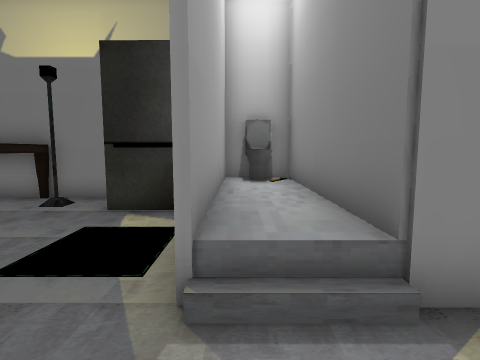
view 1 (above)

21 first-person views from a walk through a 3-D level made in the Unity game engine. The camera is 1.4 m above the floor, tilts 6° down and sees 80° across. The floor is counted in squares, 1 m on a side. Each view is taken from the middle of a square. On the plan, view 1 faces up. The plan holds only what a view shows up to about 14 squares ahead; the rest is blank. The player is left out.

view 2
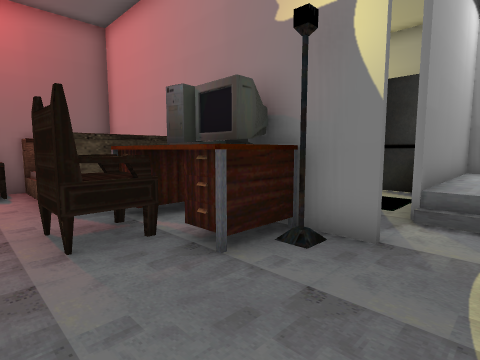

view 3
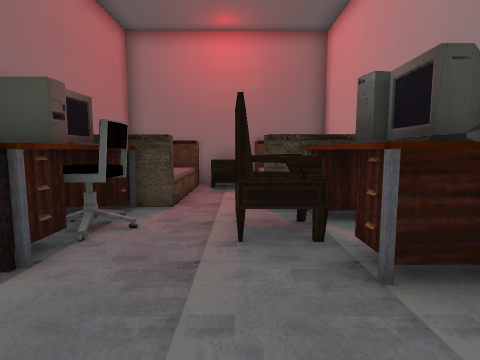

view 4
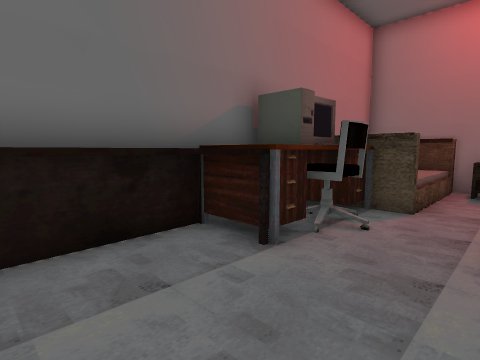

view 5
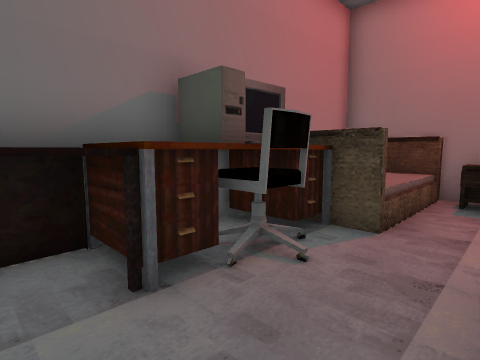

view 6
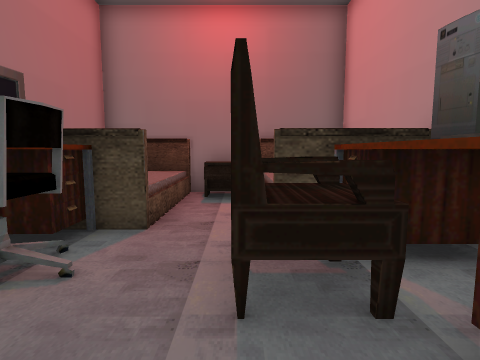

view 7
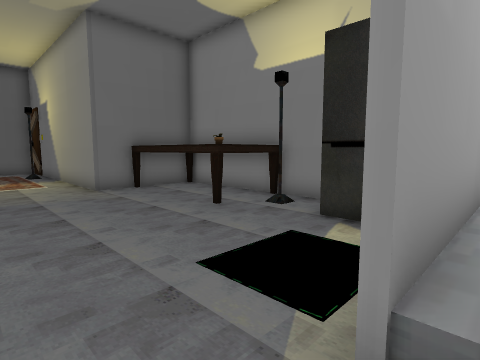

view 8
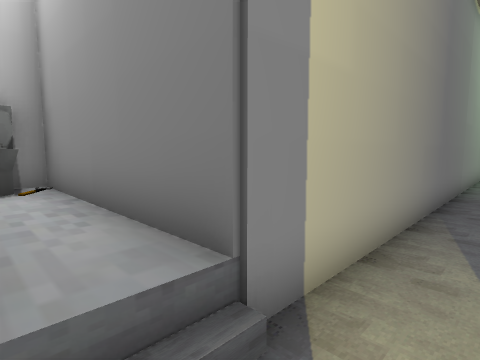

view 9
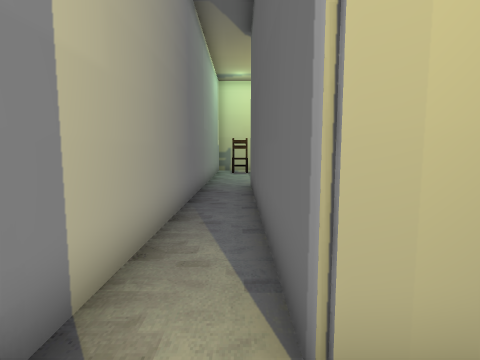

view 10
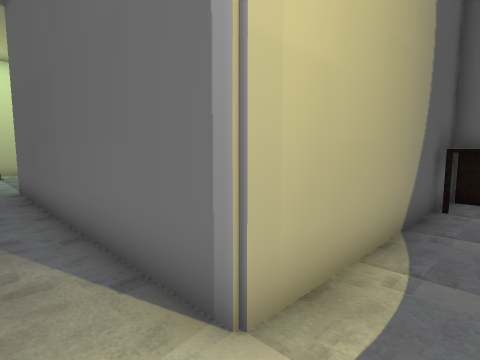

view 11
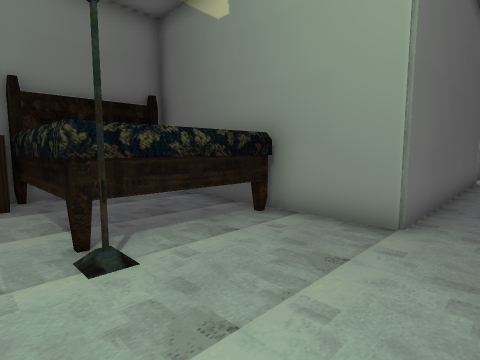

view 12
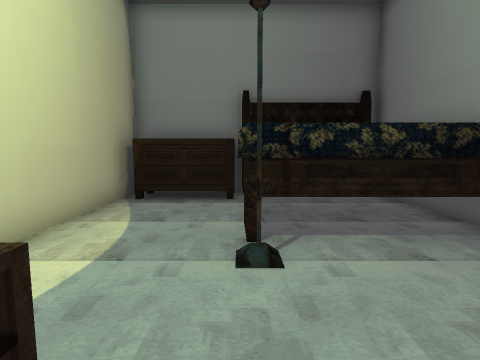

view 13
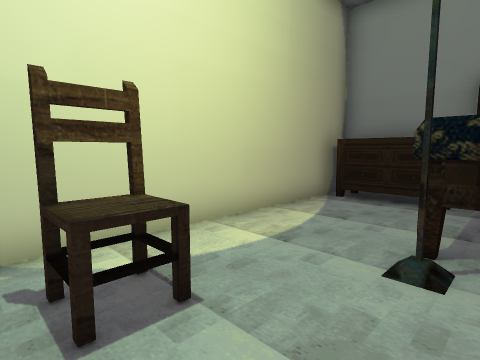

view 14
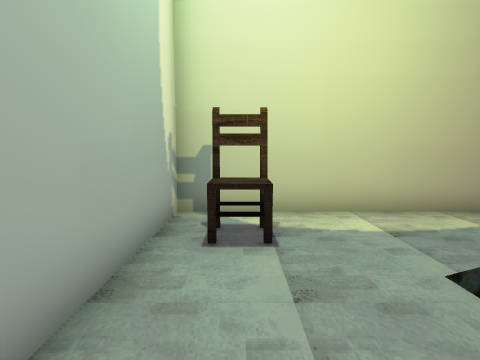

view 15
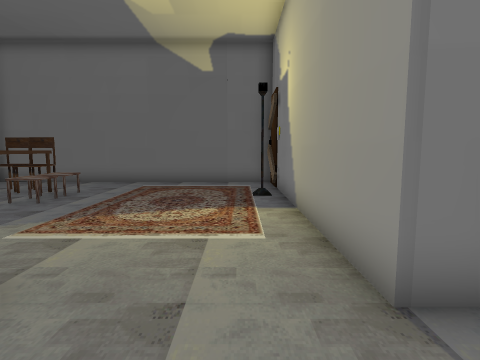

view 16
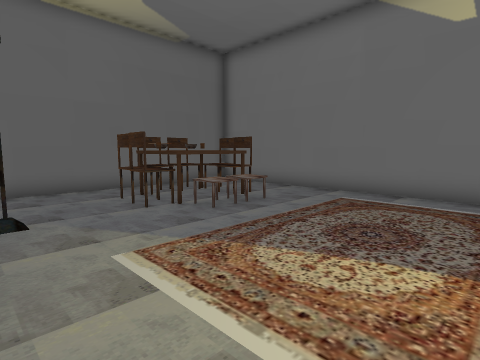

view 17
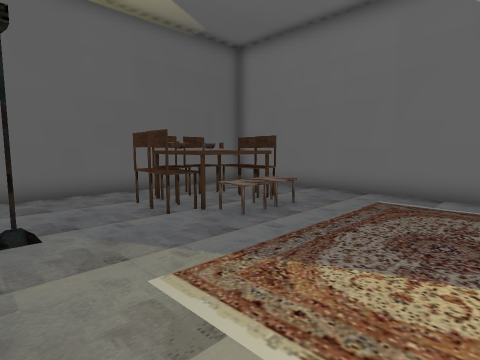

view 18
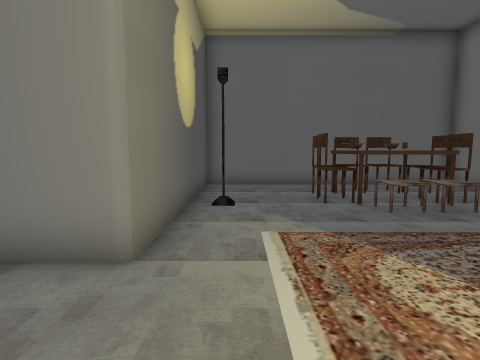

view 19
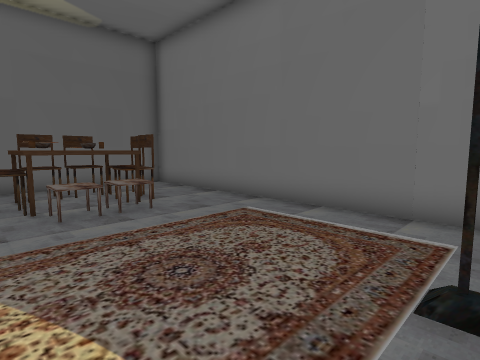

view 20
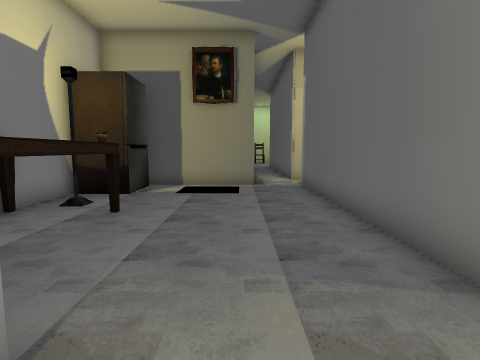

view 21
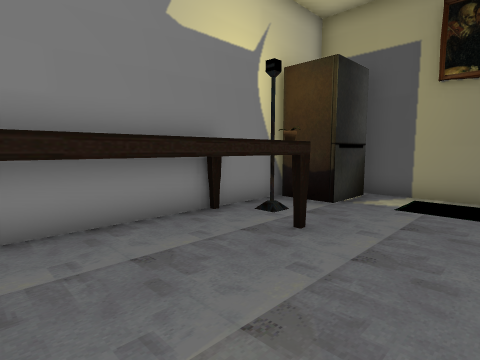

### Floor plan
Key: @ floor where view 1 was taken; # wall or solid block; . main floor; : floor 0.5 m higher than the main floor; + floor 0.75 m higher than the main floor; / step, stairs or slope; O other object.
Columns run from 21 left of view 1 to 20 right of it. Each row starts with its distance up from view 1.
  9                 ##   ##
  8           #OOOOO..O  OO
  7           #    OO.OOO::#
  6           #OOOOO....#::#
  5   #########.........#::#
  4 ###.O...............#::#
  3 #...................#::###################
  2 #....................//..................#
  1 #.........##### ... #.................OO.#
  0 #.........#++++OOOOOO@.##########........#
 -1 #.........#    OOOOO...#        #........#
 -2 #...OO....#O+  O.OO....#        #OOOOO...#
 -3 #...OO...O.OO....OO....#        #    O...#
 -4 #..OO OO..#OO..........#             O...#
 -5 #..OOOO...#++++O.O.....#             O...#
 -6 #...OO....#    OOOOOOOO              OOOO
 -7 #.........#    OOO OOOO          OOOOO  O
 -8 ##############  #######              #

Where each view was taken, in squares from view 1:
view 1: 0 up, 0 right, facing up
view 2: 4 down, 1 right, facing up-left
view 3: 3 down, 1 right, facing left
view 4: 3 down, 1 right, facing down-left
view 5: 3 down, 1 left, facing down-left
view 6: 3 down, 1 left, facing left
view 7: 1 up, 0 right, facing up-left
view 8: 1 up, 0 right, facing up-right
view 9: 1 up, 0 right, facing right
view 10: 2 up, 0 right, facing down-right
view 11: 2 up, 17 right, facing down-left
view 12: 2 up, 16 right, facing down
view 13: 2 up, 15 right, facing down-right
view 14: 1 up, 13 right, facing right
view 15: 3 up, 8 left, facing left
view 16: 3 up, 11 left, facing down-left
view 17: 2 up, 11 left, facing down-left
view 18: 4 up, 12 left, facing down
view 19: 4 up, 14 left, facing down-left
view 20: 3 up, 12 left, facing right
view 21: 3 up, 10 left, facing up-right
